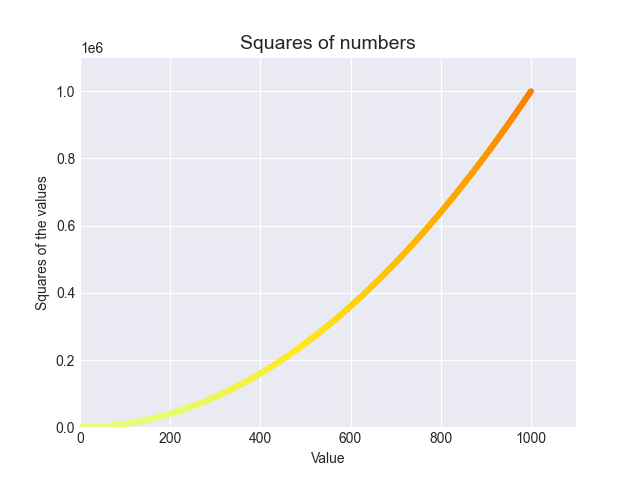

Python code for this plot:
import matplotlib.pyplot as plt

x_values = range(1, 1001)
y_values = [x**2 for x in x_values]

plt.style.use('seaborn-v0_8-darkgrid')
fig, ax = plt.subplots()
ax.scatter(x_values, y_values, c=y_values, cmap=plt.cm.Wistia, s=10)

# definition of chart title and axis labels
ax.set_title('Squares of numbers', fontsize=14)
ax.set_xlabel('Value', fontsize=10)
ax.set_ylabel('Squares of the values', fontsize=10)

# definition of label sizes
ax.axis([0, 1100, 0, 1100000])

plt.show()
